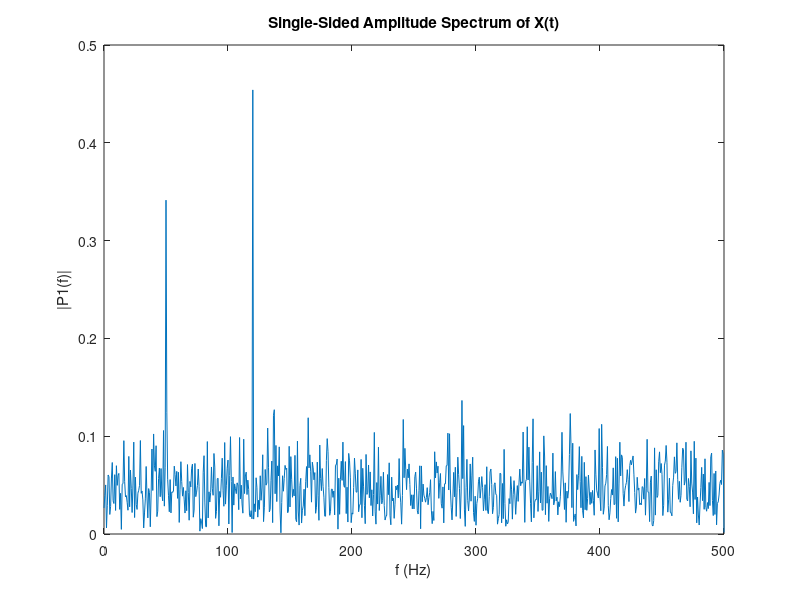

Reproduce this figure in MATLAB.
clear all
Fs = 1000;            % Sampling frequency                    
T = 1/Fs;             % Sampling period       
L = 1500;             % Length of signal
t = (0:L-1)*T;        % Time vector

S = 0.7*sin(2*pi*50*t) + sin(2*pi*120*t);

X = S + 2*randn(size(t));

%plot(1000*t(1:50),X(1:50))

Y = fft(X);
P2 = abs(Y/L);
P1 = P2(1:L/2+1);
%P1 = P2;
%P1(2:end-1) = 2*P1(2:end-1);
f = Fs*(0:(L/2))/L;
plot(f,P1) 
title("Single-Sided Amplitude Spectrum of X(t)")
xlabel("f (Hz)")
ylabel("|P1(f)|")